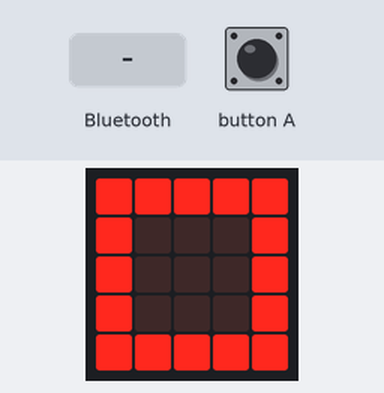
A program run on a simulated BBC micro:bit (MakeCode). Parts: the board's 5×5 LED display. Inputs (shaded band) come from the test bench.

Above: at 1.8 s.
1.9 s: a phone connects over Bluetooth
At 2.2 s:
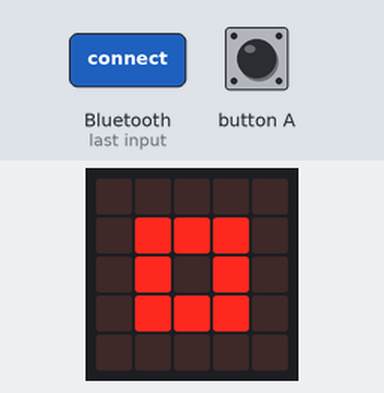
5.0 s: a phone disconnects over Bluetooth
At 5.8 s:
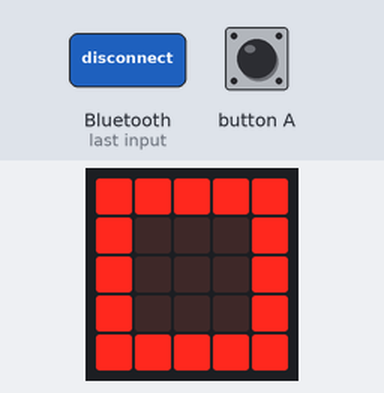
Timing chart, 0 to 8.0 s (numbered marks = the images above; inputs shaded):
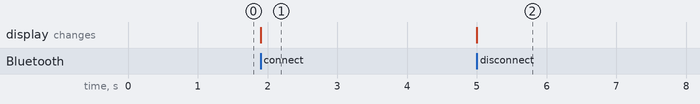

The program:

main.ts
```typescript
bluetooth.onBluetoothConnected(function () {
    basic.showIcon(IconNames.SmallSquare)
})
bluetooth.onBluetoothDisconnected(function () {
    basic.showIcon(IconNames.Square)
})
input.onButtonPressed(Button.A, function () {
    bluetooth.uartWriteString("temp=")
    bluetooth.uartWriteNumber(input.temperature())
})
bluetooth.onUartDataReceived(serial.delimiters(Delimiters.NewLine), function () {
    donne_recue = bluetooth.uartReadUntil(serial.delimiters(Delimiters.NewLine))
    if (donne_recue.includes("on")) {
        basic.showLeds(`
            # # # # #
            # # # # #
            # # # # #
            # # # # #
            # # # # #
            `)
    } else {
        if (donne_recue.includes("off")) {
            basic.clearScreen()
        }
    }
})
let donne_recue = ""
bluetooth.startUartService()
basic.showIcon(IconNames.Square)
```

test.ts
```typescript
// les tests vont ici ; cela ne sera pas compilé si ce paquet est utilisé en tant qu'extension.
```

Measured:
- after the input at 1.9 s, the display: changes at once (image 1)
- after the input at 5.0 s, the display: changes at once (image 2)
